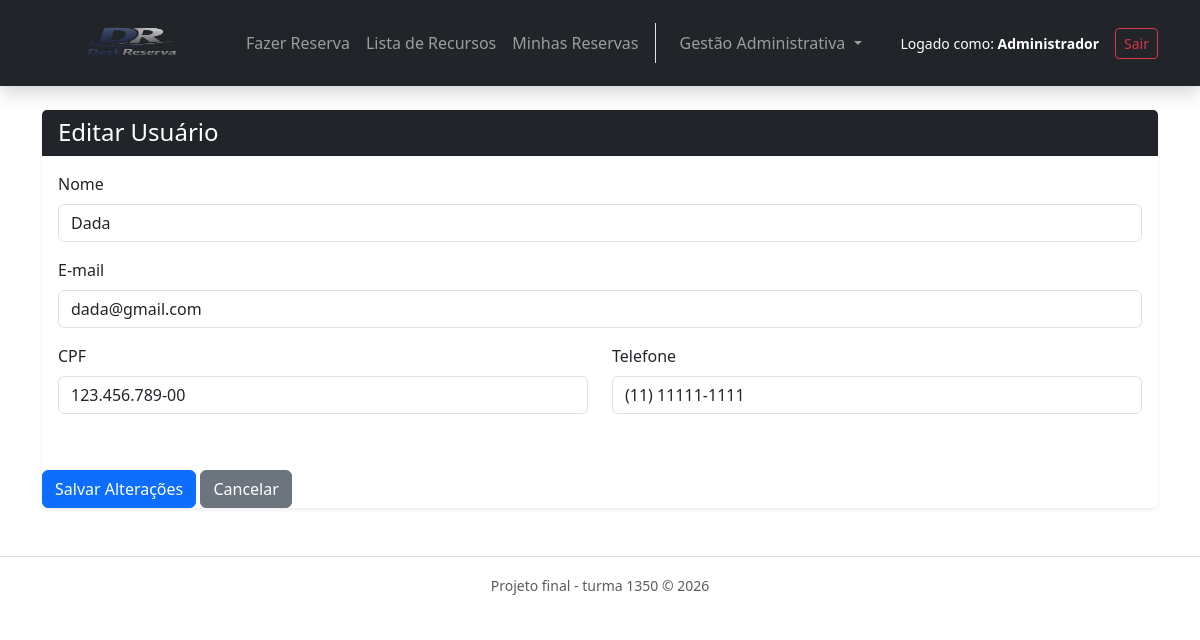
The app's page /index.php?route=admin_edituser&id=2 (signed in) with its own data.
### tables this page shows
CREATE TABLE `user` (
  `user_id` int(11) NOT NULL,
  `name` varchar(100) NOT NULL,
  `cpf` varchar(11) NOT NULL,
  `email` varchar(150) NOT NULL,
  `phone` varchar(20) DEFAULT NULL,
  `password` varchar(255) NOT NULL,
  `user_type` enum('usu','adm') DEFAULT 'usu',
  `reset_token` varchar(255) DEFAULT NULL,
  `reset_expires` datetime DEFAULT NULL,
  `created_at` timestamp NOT NULL DEFAULT current_timestamp()
);

### controllers/AdminController.php (called while the page is built, shortened)
<?php
class AdminController
{
    public function editUser()
    {
        $id = $_GET['id'];
        $db = (new Database())->getConnection();
        $userModel = new User($db);
        $user = $userModel->getUserById($id);
        render_view('edit_user', ['user' => $user]);
    }
}

### classes/User.php (called while the page is built, shortened)
<?php
class User
{
    private $conn;
    public function __construct($db)
    {
        $this->conn = $db;
    }
    public function getUserById($id)
    {
        $stmt = $this->conn->prepare("SELECT user_id, name, cpf, email, user_type, phone FROM user WHERE user_id = ?");
        $stmt->bind_param('i', $id);
        $stmt->execute();
        return $stmt->get_result()->fetch_assoc();
    }
}

### views/edit_user.php (the view, shortened to what this page needs)
<div class="container mt-4">
    <div class="card shadow-sm border-0">
        <div class="card-header bg-dark text-white">
            <h4 class="mb-0">Editar Usuário</h4>
        </div>
        <div class="card-body">
            <form action="<?= BASE_URL ?>/index.php?route=admin_updateuser" method="POST">
                <div class="mb-3">
                    <label class="form-label">Nome</label>
                    <input type="text" name="name" class="form-control" value="<?= e($user['name']) ?>" required>
                </div>
                <div class="mb-3">
                    <label class="form-label">E-mail</label>
                    <input type="email" name="email" class="form-control" value="<?= e($user['email']) ?>" required>
                </div>
                <div class="row">
                    <div class="col-md-6 mb-3">
                        <label class="form-label">CPF</label>
                        <input type="text" name="cpf" id="cpf" class="form-control" value="<?= e($user['cpf']) ?>" required>
                    </div>
                    <div class="col-md-6 mb-3">
                        <label class="form-label">Telefone</label>
                        <input type="text" name="phone" id="phone" class="form-control" value="<?= e($user['phone']) ?>" required>
                    </div>
                </div>
        </div>
        <div class="mt-4">
            <button type="submit" class="btn btn-primary">Salvar Alterações</button>
            <a href="<?= BASE_URL ?>/index.php?route=admin_users" class="btn btn-secondary">Cancelar</a>
        </div>
    </div>
</div>

### records on screen
user: name "Dada", email "dada@gmail.com", cpf "123.456.789-00", phone "(11) 11111-1111"

### other values on screen
$_SESSION['user']['name'] "Administrador"
